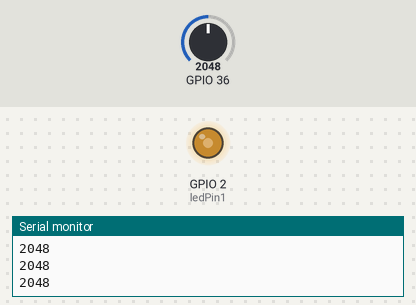
This sketch was run on a simulated ESP32. On the bench: output pins drawn as LEDs (lit = HIGH), the last lines printed to the serial monitor. Inputs (shaded band) come from the test bench; at power-on: GPIO 36 = 2048.

Above: at 2.2 s.
2.3 s: GPIO 36 set to 2866
At 2.7 s:
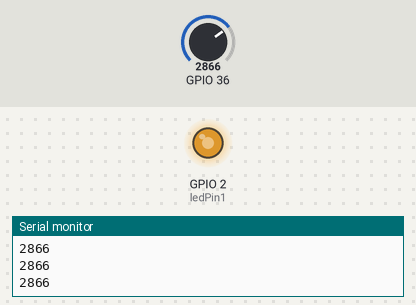
3.8 s: GPIO 36 set to 3603
At 5.0 s:
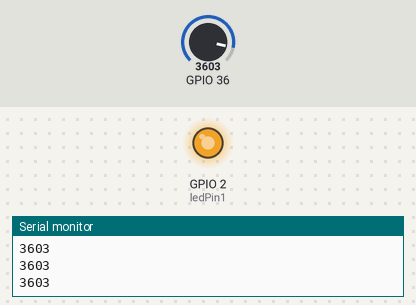
5.3 s: GPIO 36 set to 491
At 6.3 s:
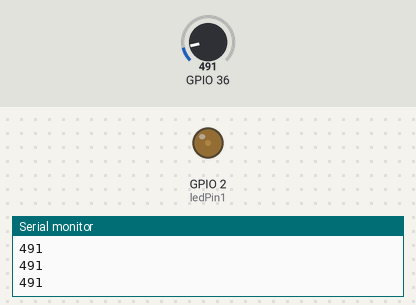
Timing chart, 0 to 8.3 s (numbered marks = the images above; inputs shaded):
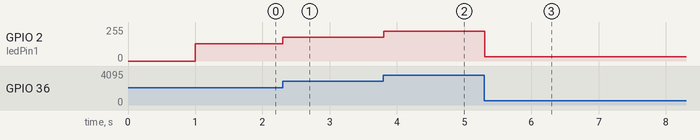

Measured:
- after the input at 2.3 s, GPIO 2 (ledPin1): 128/255 → 178/255 at once
- after the input at 3.8 s, GPIO 2 (ledPin1): 178/255 → 224/255 at once
- after the input at 5.3 s, GPIO 2 (ledPin1): 224/255 → 31/255 at once

The sketch:

06_AnalogRead.ino
```cpp
const int ledPin1 = 2;
//const int Pot = 34;

int potValue = 0;

const int freq = 5000;
const int ledChannel = 0;
const int resolution = 12;

void setup() {
  Serial.begin(115200);
  delay(1000);
  // put your setup code here, to run once:
  ledcSetup(ledChannel, freq, resolution);
  ledcAttachPin(ledPin1, ledChannel);
}

void loop() {

  //channel 1
  uint16_t dutycycle =  analogRead(A0);
  ledcWrite(ledChannel, dutycycle);
  Serial.println(dutycycle);
  delay(15);

}
```
